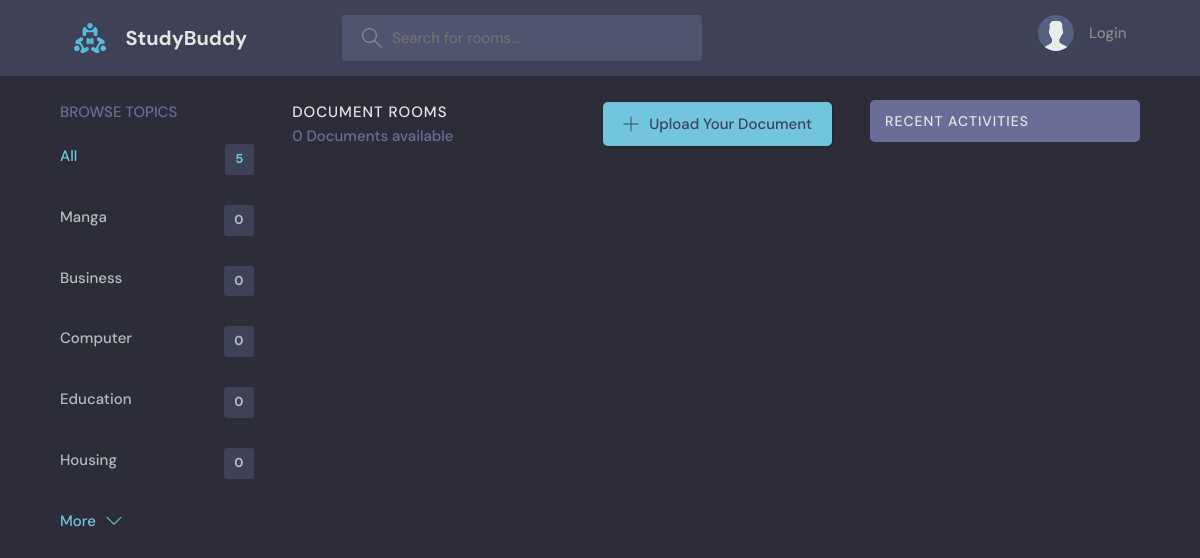
The page / on the database its author committed.
### base/models.py (models this page shows, shortened)
class Topic(models.Model):
    name = models.CharField(max_length=200)

### base/views.py (the view)
# urls.py: path('', views.home, name="home"),
def home(request):
    q = request.GET.get('q') if request.GET.get('q') != None else ''
    documents = Document.objects.filter(
        Q(topic__name__icontains=q) |
        Q(name__icontains=q) |
        Q(author__username__icontains=q) |
        Q(description__icontains=q))
    topics = Topic.objects.all()
    comments = Comment.objects.filter(Q(document__topic__name__icontains=q))
    context = {'documents': documents, 'topics': topics, 'comments': comments}
    return render(request, 'base/home.html', context)

### base/templates/base/home.html (shortened to what this page needs)
{% extends 'main.html' %}
{% block content %}
<main class="layout layout--3">
  <div class="container">
    {% include 'base/topic_component.html' %}
    <div class="roomList">
      <div class="roomList__header">
        <div>
          <h2>Document Rooms</h2>
          <p>{{documents.count}} Documents available</p>
        </div>
        <a class="btn btn--main" href="{% url 'create-document' %}">
          <svg version="1.1" xmlns="http://www.w3.org/2000/svg" width="32" height="32" viewBox="0 0 32 32">
            <title>add</title>
            <path
              d="M16.943 0.943h-1.885v14.115h-14.115v1.885h14.115v14.115h1.885v-14.115h14.115v-1.885h-14.115v-14.115z">
            </path>
          </svg>
          Upload Your Document
        </a>
      </div>
    </div>
      {% include 'base/activity_component.html' %}
  </div>
</main>
{% endblock content %}

### base/templates/base/topic_component.html
<div class="topics">
    <div class="topics__header">
      <h2>Browse Topics</h2>
    </div>
    <ul class="topics__list">
      <li>
        <a href="{% url 'home' %}" class="active">All <span>{{topics.count}}</span></a>
      </li>
      {% for topic in topics %}
      <li>
        <a href="{% url 'home' %}?q={{topic.name}}">{{topic.name}} <span>{{topic.document_set.all.count}}</span></a>
      </li>
      {% endfor %}
    </ul>
    <a class="btn btn--link" href="topics.html">
      More
      <svg version="1.1" xmlns="http://www.w3.org/2000/svg" width="32" height="32" viewBox="0 0 32 32">
        <title>chevron-down</title>
        <path d="M16 21l-13-13h-3l16 16 16-16h-3l-13 13z"></path>
      </svg>
    </a>
  </div>

### static/style/style.css (style rules this page uses)
:root { --color-main: #71c6dd; --color-main-light: #e1f6fb; --color-dark: #3f4156; --color-dark-medium: #51546e; --color-dark-light: #696d97; --color-light: #e5e5e5; --color-gray: #8b8b8b; --color-light-gray: #b2bdbd; --color-bg: #2d2d39; --color-success: #5dd693; --color-error: #fc4b0b; }
* { font-family: "DM Sans", -apple-system, BlinkMacSystemFont, "Segoe UI", Roboto, Oxygen, Ubuntu, Cantarell, "Open Sans", "Helvetica Neue", sans-serif; margin: 0; padding: 0; box-sizing: border-box; text-rendering: optimizeLegibility; font-size: inherit; }
html { font-size: 56.25%; }
@media only screen and (min-width: 1200px) { html { font-size: 62.5%; } }
body { line-height: 1.6; font-weight: 400; font-size: 1.5rem; color: var(--color-light-gray); background-color: var(--color-bg); min-height: 100vh; }
a { display: inline-block; color: var(--color-main); text-decoration: none; }
.container { max-width: 120rem; width: 90%; margin: auto; }
.btn { background-color: transparent; border: none; display: inline-flex; align-items: center; gap: 1rem; cursor: pointer; transition: all ease-in-out 0.3s; padding: 1rem 2rem; border-radius: 5px; box-shadow: 1px 1px 3px 1px rgba(0, 0, 0, 0.15); font-weight: 500; }
.btn--link { border-radius: 0; padding: 0; color: var(--color-main); box-shadow: none; }
.btn--main { background-color: var(--color-main); color: var(--color-dark); }
.btn > svg { fill: currentColor; width: 1.6rem; height: 1.6rem; }
.layout { margin-top: 2.4rem; }
.layout > .container { display: flex; justify-content: space-between; align-items: flex-start; }
.layout--3 > .container > div:first-child { flex-basis: 18%; max-width: 22.5rem; }
.layout--3 > .container > div:nth-child(2) { flex-basis: 50%; }
.topics__header { margin-bottom: 2rem; }
.topics__header h2 { text-transform: uppercase; font-weight: 500; color: var(--color-dark-light); }
.topics__list { list-style: none; }
.topics__list li a { display: flex; justify-content: space-between; margin-bottom: 3rem; font-weight: 500; color: var(--color-light-gray); transition: all 0.3s ease-in-out; }
.topics__list li a.active, .topics__list li a:hover { color: var(--color-main); }
.topics__list li a span { padding: 0.5rem 1rem; background-color: var(--color-dark); border-radius: 3px; font-size: 1.3rem; font-weight: 700; letter-spacing: 1px; }
.roomList__header { display: flex; justify-content: space-between; align-items: center; margin-bottom: 2.4rem; }
.roomList__header h2 { text-transform: uppercase; font-weight: 500; color: var(--color-light); letter-spacing: 1px; }
.roomList__header p { font-weight: 500; color: var(--color-dark-light); }

### rows shown on the page
Topic: name "Manga", document_set.all.count "0"
Topic: name "Business", document_set.all.count "0"
Topic: name "Computer", document_set.all.count "0"
Topic: name "Education", document_set.all.count "0"
Topic: name "Housing", document_set.all.count "0"

### other values the page prints
{{ topics.count }} "5"
{{ documents.count }} "0"
